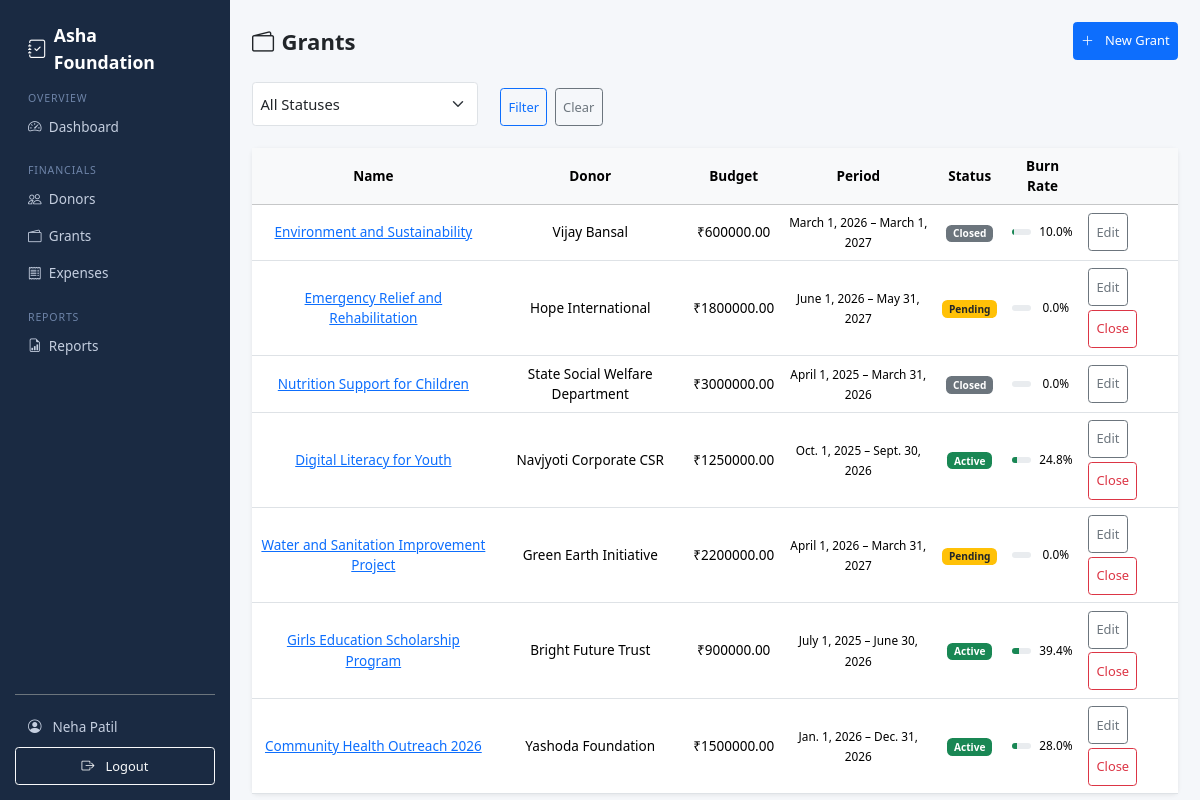
The page /grants/ (signed in) on the database as committed earlier.
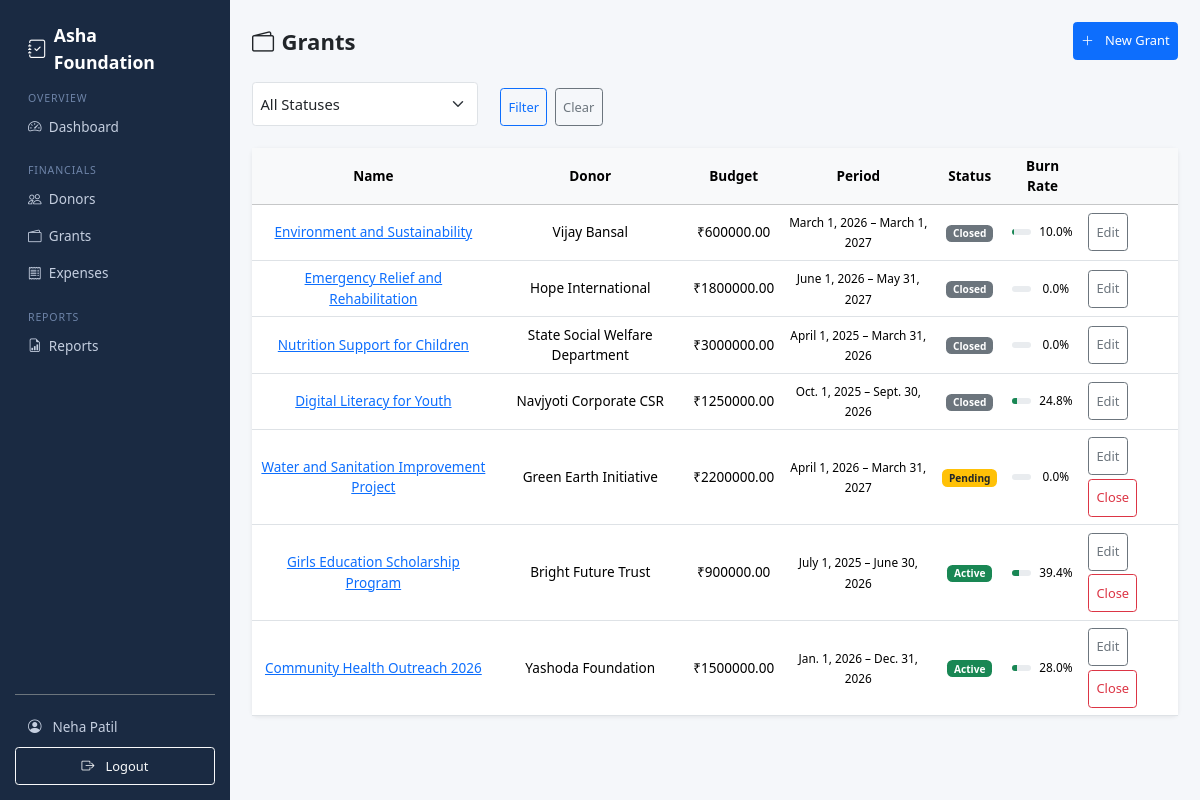
The same page on the database as committed later.
### apps/grants/models.py (models this page shows, shortened)
class Grant(models.Model):
    STATUS_PENDING = "pending"
    STATUS_ACTIVE = "active"
    STATUS_CLOSED = "closed"
    STATUS_CHOICES = [
        (STATUS_PENDING, "Pending"),
        (STATUS_ACTIVE, "Active"),
        (STATUS_CLOSED, "Closed"),
    ]
    donor = models.ForeignKey(Donor, on_delete=models.PROTECT, related_name="grants")
    name = models.CharField(max_length=250)
    total_amount = models.DecimalField(max_digits=14, decimal_places=2)
    start_date = models.DateField()
    end_date = models.DateField()
    purpose = models.TextField()
    status = models.CharField(max_length=10, choices=STATUS_CHOICES, default=STATUS_PENDING)
    agreement_file = models.FileField(upload_to="grants/agreements/", blank=True, null=True)
    is_active = models.BooleanField(default=True)  # soft delete
    created_at = models.DateTimeField(auto_now_add=True)
    updated_at = models.DateTimeField(auto_now=True)
    class Meta:
        ordering = ["-created_at"]
    @property
    def utilized_amount(self):
        from django.db.models import Sum
        result = self.allocations.filter(expense__is_active=True).aggregate(total=Sum("allocated_amount"))
        return result["total"] or 0
    @property
    def burn_rate(self):
        if self.total_amount == 0:
            return 0
        return round((self.utilized_amount / self.total_amount) * 100, 1)

### apps/donors/models.py (models this page shows, shortened)
class Donor(models.Model):
    TYPE_INDIVIDUAL = "individual"
    TYPE_ORGANIZATION = "organization"
    TYPE_GOVERNMENT = "government"
    TYPE_CORPORATE = "corporate"
    TYPE_CHOICES = [
        (TYPE_INDIVIDUAL, "Individual"),
        (TYPE_ORGANIZATION, "Organization"),
        (TYPE_GOVERNMENT, "Government"),
        (TYPE_CORPORATE, "Corporate"),
    ]
    name = models.CharField(
        max_length=200,
        help_text="Full name of the donor (individual, organization, or agency)"
    )
    donor_type = models.CharField(
        max_length=20,
        choices=TYPE_CHOICES,
        default=TYPE_INDIVIDUAL,
        help_text="Category of donor for classification"
    )
    email = models.EmailField(
        blank=True,
        help_text="Contact email address"
    )
    phone = models.CharField(
        max_length=20,
        blank=True,
        help_text="Contact phone number (format flexible)"
    )
    country = models.CharField(
        max_length=100,
        default="India",
        help_text="Donor's country"
    )
    address = models.TextField(
        blank=True,
        help_text="Mailing address for communication"
    )
    pan_number = models.CharField(
        max_length=20,
        blank=True,
        verbose_name="PAN Number",
        help_text="Indian PAN (Permanent Account Number) for tax purposes"
    )
    notes = models.TextField(
        blank=True,
        help_text="Internal notes (preferences, restrictions, etc.)"
    )
    is_active = models.BooleanField(
        default=True,
        help_text="Soft-delete flag. False = inactive but preserved for history"
    )
    created_at = models.DateTimeField(
        auto_now_add=True,
        help_text="When the donor was first registered"
    )
    updated_at = models.DateTimeField(
        auto_now=True,
        help_text="When the donor record was last modified"
    )
    class Meta:
        ordering = ["name"]

### apps/grants/views.py (the view)
# urls.py: path("", views.grant_list, name="grant_list"),
@login_required
@role_required("admin", "finance", "auditor")
def grant_list(request):
    grants = Grant.objects.filter(is_active=True).select_related("donor")
    status_filter = request.GET.get("status", "")
    if status_filter:
        grants = grants.filter(status=status_filter)
    return render(request, "grants/grant_list.html", {
        "grants": grants,
        "status_filter": status_filter,
        "status_choices": Grant.STATUS_CHOICES,
    })

### apps/accounts/models.py (called while the page is built)
    @property
    def is_admin_role(self):
        return self.role == self.ROLE_ADMIN

    @property
    def is_finance(self):
        return self.role == self.ROLE_FINANCE

    @property
    def is_auditor(self):
        return self.role == self.ROLE_AUDITOR

    @property
    def can_write(self):
        return self.role == self.ROLE_FINANCE

### apps/grants/templates/grants/grant_list.html (shortened to what this page needs)
{% extends "base.html" %}
{% load static %}
{% block content %}
<link href="{% static 'css/list-pages.css' %}" rel="stylesheet">
<div class="list-header">
  <h4 class="fw-bold mb-0"><i class="bi bi-wallet2 me-2"></i>Grants</h4>
  {% if user.can_write %}
  <a href="{% url 'grants:grant_create' %}" class="btn btn-primary btn-sm">
    <i class="bi bi-plus-lg me-1"></i>New Grant
  </a>
  {% endif %}
</div>
<form method="get" class="row g-2 mb-4 filter-form">
  <div class="col-md-3">
    <select name="status" class="form-select form-select-sm">
      <option value="">All Statuses</option>
    </select>
  </div>
  <div class="col-auto">
    <button type="submit" class="btn btn-sm btn-outline-primary">Filter</button>
    <a href="{% url 'grants:grant_list' %}" class="btn btn-sm btn-outline-secondary">Clear</a>
  </div>
</form>
<div class="card">
  <div class="table-responsive">
    <table class="table table-hover mb-0">
      <thead class="table-light">
        <tr>
          <th>Name</th>
          <th class="table-hide-mobile">Donor</th>
          <th class="table-hide-mobile">Budget</th>
          <th class="table-hide-mobile">Period</th>
          <th class="table-hide-mobile">Status</th>
          <th class="table-hide-mobile">Burn Rate</th>
          <th></th>
        </tr>
      </thead>
      <tbody>
        {% for grant in grants %}
        <tr>
          <td><a href="{% url 'grants:grant_detail' grant.pk %}">{{ grant.name }}</a></td>
          <td class="table-hide-mobile">{{ grant.donor.name }}</td>
          <td class="table-hide-mobile">₹{{ grant.total_amount|floatformat:2 }}</td>
          <td class="table-hide-mobile"><small>{{ grant.start_date }} – {{ grant.end_date }}</small></td>
          <td class="table-hide-mobile">
            <span class="badge {% if grant.status == 'active' %}bg-success{% elif grant.status == 'pending' %}bg-warning text-dark{% else %}bg-secondary{% endif %}">
              {{ grant.get_status_display }}
            </span>
          </td>
          <td class="table-hide-mobile">
            <div class="d-flex align-items-center gap-2">
              <div class="progress flex-grow-1" style="height:6px;">
                <div class="progress-bar {% if grant.burn_rate >= 90 %}bg-danger{% elif grant.burn_rate >= 70 %}bg-warning{% else %}bg-success{% endif %}"
                     style="width:{{ grant.burn_rate }}%"></div>
              </div>
              <small style="min-width: 35px;">{{ grant.burn_rate }}%</small>
            </div>
          </td>
          <td class="text-end">
            {% if user.can_write %}
            <div class="action-buttons">
              <a href="{% url 'grants:grant_edit' grant.pk %}" class="btn btn-sm btn-outline-secondary">Edit</a>
              {% if grant.status != 'closed' %}
              <a href="{% url 'grants:grant_close' grant.pk %}" class="btn btn-sm btn-outline-danger">Close</a>
              {% endif %}
            </div>
            {% endif %}
          </td>
        </tr>
        {% empty %}
        <tr><td colspan="7" class="text-center py-4 text-muted">No grants found.</td></tr>
        {% endfor %}
      </tbody>
    </table>
  </div>
</div>
{% endblock %}

Rows that differ between the two databases and show on the page:
changed Grant "Emergency Relief and Rehabilitation": status "Pending" → "Closed"; no longer shows "Close"
changed Grant "Digital Literacy for Youth": status "Active" → "Closed"; no longer shows "Close"
